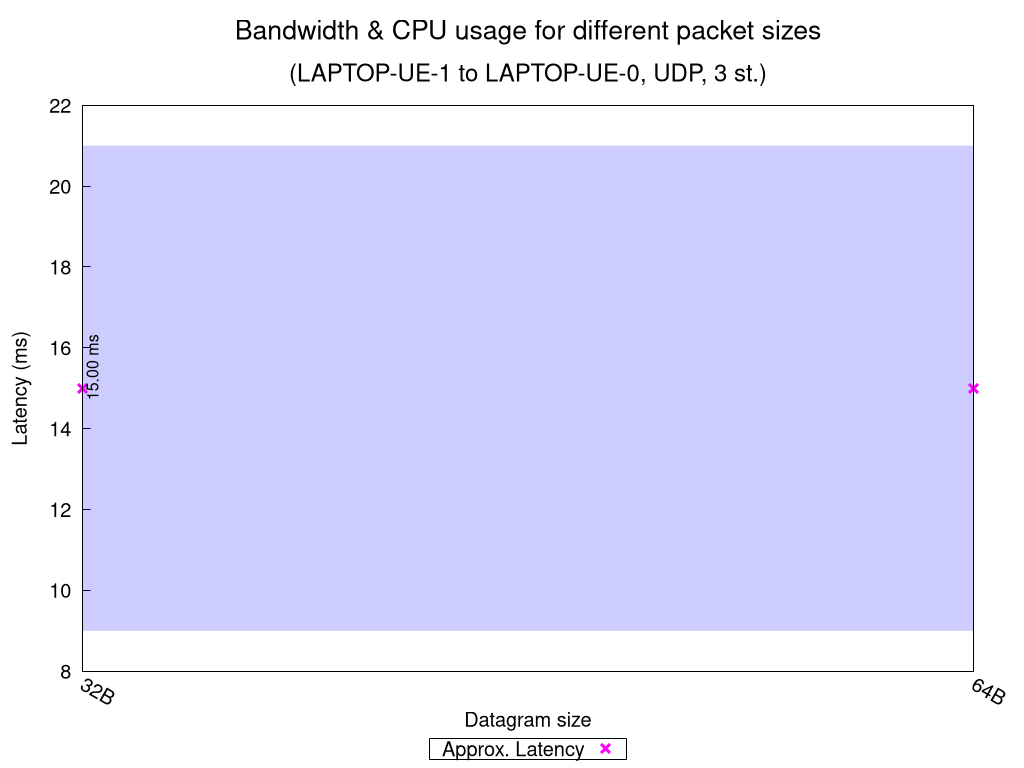

Recreate this plot in gnuplot.
set terminal pngcairo nocrop enhanced size 1024,768 font "Verdana,15"
set output "UDP_3_st_2020_10_07_18-23-36_one2two_summary.png"

set title "{/=20 Bandwidth \\& CPU usage for different packet sizes}\n\n{/=18 (LAPTOP-UE-1 to LAPTOP-UE-0, UDP, 3 st.)}"

set xlabel "Datagram size"
set ylabel "Latency (ms)"
set ytics nomirror
set key bmargin center horizontal box samplen 1 width -1
set bmargin 4.6
set rmargin 4.5
set xtics rotate by -30
printxsizes(x) = x < 1024.0 ? sprintf("%.0fB", x) : (x < 1048576.0 ? sprintf("%.0fKB", x/1024.0) : sprintf("%.0fMB", x/1048576.0))

rf = 1.0  # rate factor
stats "UDP_3_st_2020_10_07_18-23-36_one2two_iperf_summary.dat" using ($1 >= 0 ? $3 : 1/0) nooutput
set logscale x 2
set style fill transparent solid 0.2 noborder
set autoscale xfix
plot "UDP_3_st_2020_10_07_18-23-36_one2two_iperf_summary.dat" using ($1 >= 0 ? $2 : 1/0):($3/rf-$4/rf):($3/rf+$4/rf) with filledcurves lc rgb "blue" notitle, \
     "" using 2:($1 == 0 ? $3/rf : 1/0):xtic(printxsizes($2)) with points pt 2 ps 1.5 lw 3 lc rgb "magenta" title "Approx. Latency", \
     "" using 2:($1 >= 0 ? $3/rf : 1/0):(sprintf("%.2f ms", $3/rf)) with labels offset 0.9,1.0 rotate by 90 font ",12" notitle, \
     "" using ($1 < 0 ? $2 : 1/0):(STATS_min/rf):(sprintf("Net test failed!")) with labels offset 0.9,2.5 rotate by 90 tc rgb "red" font ",12" notitle, \
